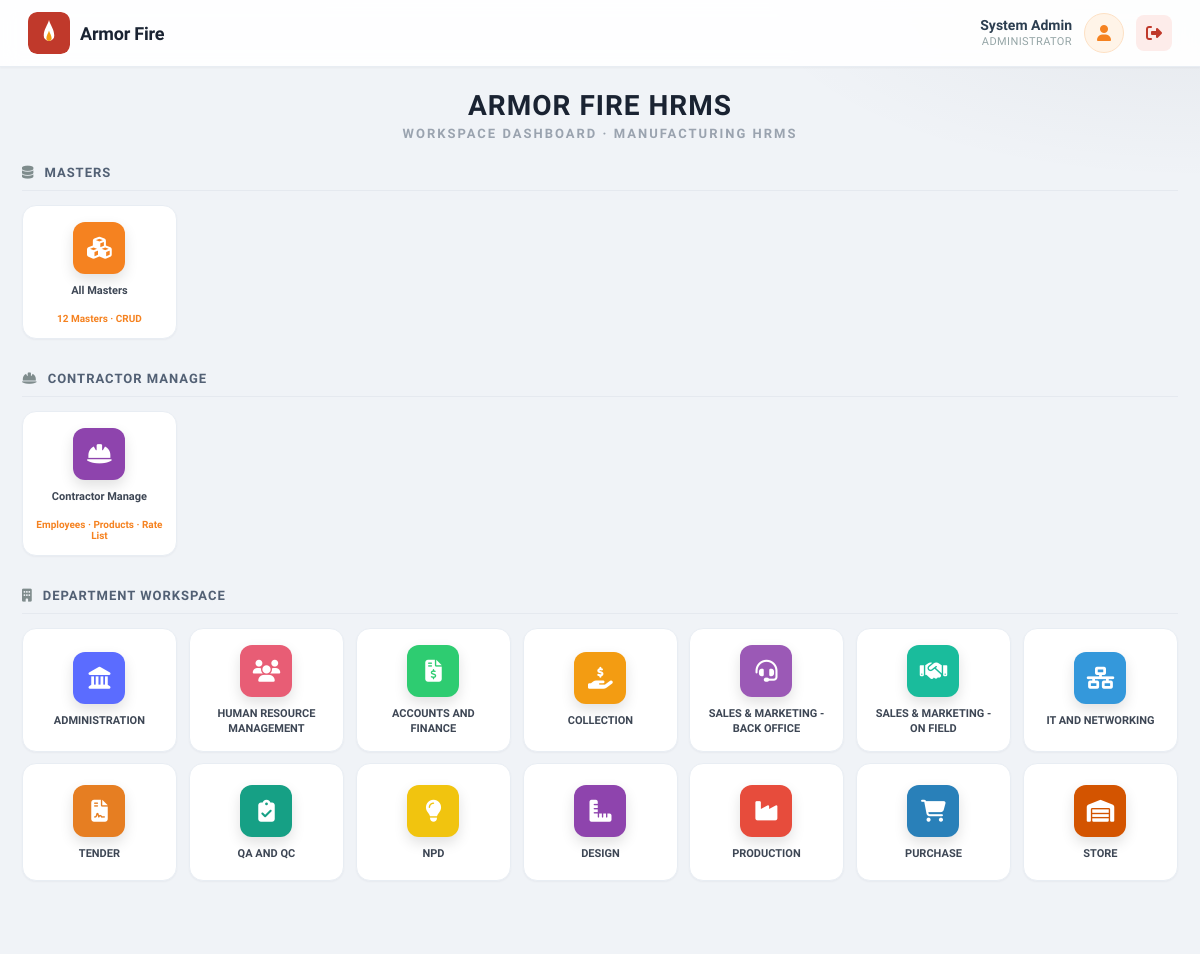
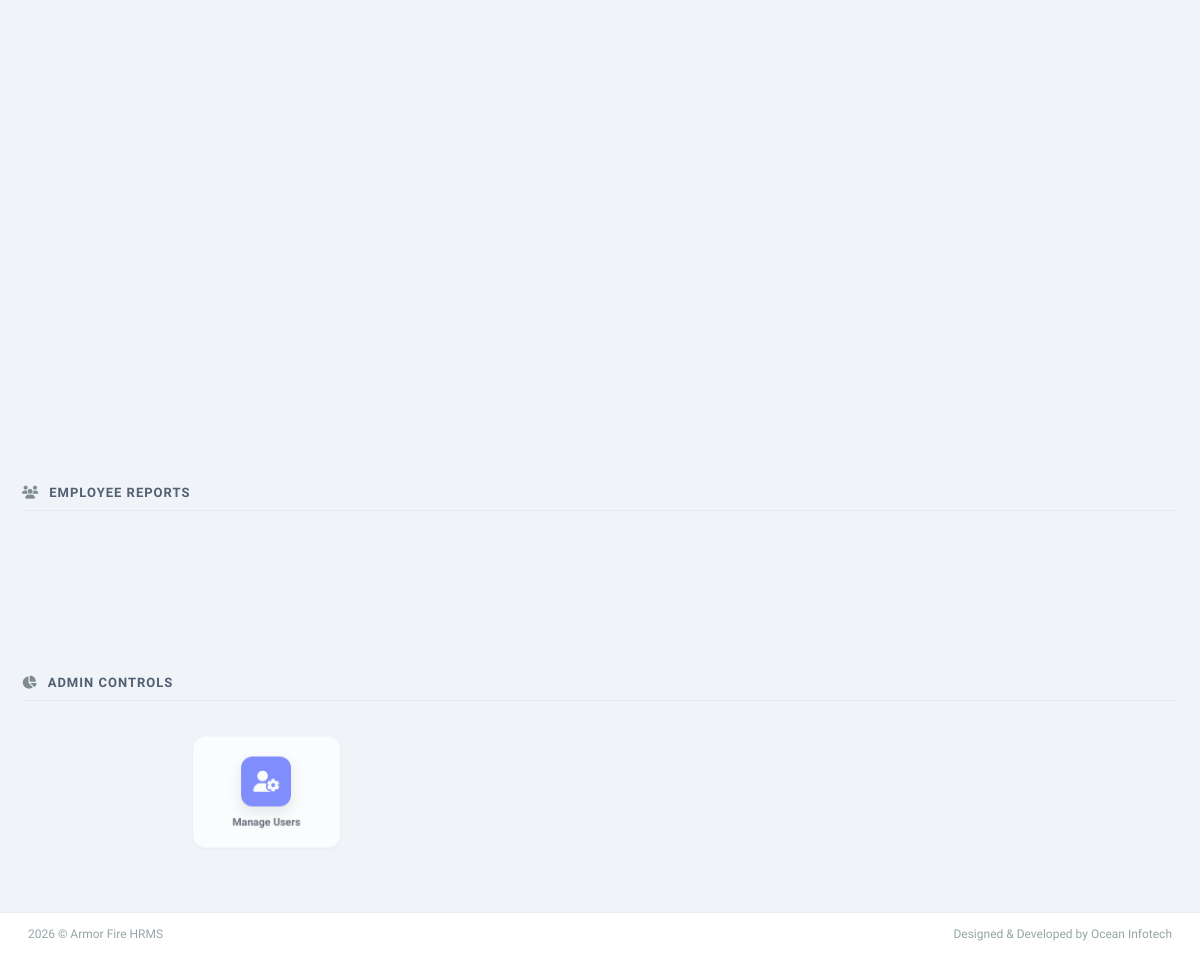
/dashboard.php (signed in), run on the app's committed database (2 pictures, top to bottom).
### tables this page shows
CREATE TABLE IF NOT EXISTS departments (
    id INT AUTO_INCREMENT PRIMARY KEY,
    department_name VARCHAR(150) NOT NULL,
    icon_class VARCHAR(80) NOT NULL DEFAULT 'fa-building',
    icon_color VARCHAR(20) NOT NULL DEFAULT '#4A90E2',
    sort_order INT NOT NULL DEFAULT 0,
    status TINYINT(1) NOT NULL DEFAULT 1 COMMENT '1=Active, 0=Inactive',
    created_at TIMESTAMP DEFAULT CURRENT_TIMESTAMP
);

### config/app.php (called while the page is built, shortened)
<?php
function app_url($path = '')
{
    $path = ltrim((string) $path, '/');
    return APP_BASE . '/' . $path;
}

### includes/settings.php (called while the page is built, shortened)
<?php
function ensureCompanySettingsSchema($conn)
{
    $conn->query(
        "CREATE TABLE IF NOT EXISTS company_settings (
            id INT PRIMARY KEY DEFAULT 1,
            company_name VARCHAR(150) NOT NULL DEFAULT 'Armor Fire',
            company_logo VARCHAR(255) DEFAULT NULL,
            login_logo VARCHAR(255) DEFAULT NULL,
            dashboard_logo VARCHAR(255) DEFAULT NULL,
            updated_at TIMESTAMP DEFAULT CURRENT_TIMESTAMP ON UPDATE CURRENT_TIMESTAMP
        ) ENGINE=InnoDB"
    );
    $cols = [];
    $res = $conn->query("SHOW COLUMNS FROM company_settings");
    if ($res) {
        while ($row = $res->fetch_assoc()) {
            $cols[] = $row['Field'];
        }
    }
}
function getCompanySettings()
{
    static $settings = null;
    if ($settings !== null) {
        return $settings;
    }
    $defaultLogo = 'assets/images/logo-placeholder.svg';
    $settings = [
        'company_name'   => 'Armor Fire',
        'login_logo'     => $defaultLogo,
        'dashboard_logo' => $defaultLogo,
        'company_logo'   => $defaultLogo,
    ];
    $conn = @getDBConnection();
    ensureCompanySettingsSchema($conn);
    $result = $conn->query(
        "SELECT company_name, company_logo, login_logo, dashboard_logo
         FROM company_settings WHERE id = 1 LIMIT 1"
    );
    if ($result && $row = $result->fetch_assoc()) {
        if (!empty($row['company_name'])) {
            $settings['company_name'] = $row['company_name'];
        }
    }
    return $settings;
}
function getDashboardLogo()
{
    $settings = getCompanySettings();
    return $settings['dashboard_logo'];
}
function getCompanyName()
{
    $settings = getCompanySettings();
    return $settings['company_name'];
}

### includes/auth.php (called while the page is built, shortened)
<?php
function isAdmin()
{
    return isset($_SESSION['role']) && $_SESSION['role'] === 'admin';
}
function getUserName()
{
    return isset($_SESSION['full_name']) ? $_SESSION['full_name'] : 'User';
}
function getUserRoleLabel()
{
    if ($_SESSION['role'] === 'admin') {
        return 'ADMINISTRATOR';
    }
    return strtoupper((string) $_SESSION['role']);
}

### dashboard.php (the view, shortened to what this page needs)
<?php
require_once __DIR__ . '/config/app.php';
require_once __DIR__ . '/includes/header.php';
$conn = getDBConnection();
$sql = "SELECT id, department_name, icon_class, icon_color, sort_order
        FROM departments
        WHERE status = 1
        ORDER BY sort_order ASC, department_name ASC";
$result = $conn->query($sql);
$departments = [];
if ($result) {
    while ($row = $result->fetch_assoc()) {
        $departments[] = $row;
    }
}
?>
<main class="dashboard-main">
    <div class="dashboard-title-block">
        <h1><?php echo strtoupper(htmlspecialchars(getCompanyName())); ?> HRMS</h1>
        <p>WORKSPACE DASHBOARD · MANUFACTURING HRMS</p>
    </div>
    <section class="module-section">
        <div class="section-heading">
            <i class="fa-solid fa-database"></i>
            <span>MASTERS</span>
        </div>
        <div class="module-grid module-grid-sm">
            <a href="<?php echo app_url('masters/index.php'); ?>" class="module-card masters-entry-card" title="All Masters">
                <div class="module-icon" style="background-color: #F58220;">
                    <i class="fa-solid fa-cubes"></i>
                </div>
                <div class="module-label">All Masters</div>
                <div class="module-meta"><?php echo count(getMastersConfig()); ?> Masters · CRUD</div>
            </a>
        </div>
    </section>
    <section class="module-section">
        <div class="section-heading">
            <i class="fa-solid fa-helmet-safety"></i>
            <span>CONTRACTOR MANAGE</span>
        </div>
        <div class="module-grid module-grid-sm">
            <a href="<?php echo app_url('contractor/index.php'); ?>" class="module-card masters-entry-card" title="Contractor Manage">
                <div class="module-icon" style="background-color: #8E44AD;">
                    <i class="fa-solid fa-helmet-safety"></i>
                </div>
                <div class="module-label">Contractor Manage</div>
                <div class="module-meta">Employees · Products · Rate List</div>
            </a>
        </div>
    </section>
    <section class="module-section" id="department-workspace">
        <div class="section-heading">
            <i class="fa-solid fa-building"></i>
            <span>DEPARTMENT WORKSPACE</span>
        </div>
        <div class="module-grid">
            <?php if (count($departments) === 0): ?>
                <p class="empty-msg">No departments found. Please import the SQL file.</p>
            <?php else: ?>
                <?php foreach ($departments as $dept): ?>
                    <a href="<?php echo app_url('department.php?id=' . (int) $dept['id']); ?>" class="module-card" title="<?php echo htmlspecialchars($dept['department_name']); ?>">
                        <div class="module-icon" style="background-color: <?php echo htmlspecialchars($dept['icon_color']); ?>;">
                            <i class="fa-solid <?php echo htmlspecialchars($dept['icon_class']); ?>"></i>
                        </div>
                        <div class="module-label">
                            <?php echo htmlspecialchars($dept['department_name']); ?>
                        </div>
                    </a>
                <?php endforeach; ?>
            <?php endif; ?>
        </div>
    </section>
    <section class="module-section">
        <div class="section-heading">
            <i class="fa-solid fa-users"></i>
            <span>EMPLOYEE REPORTS</span>
        </div>
        <div class="module-grid module-grid-sm">
        </div>
    </section>
    <?php if (isAdmin()): ?>
    <section class="module-section">
        <div class="section-heading">
            <i class="fa-solid fa-chart-pie"></i>
            <span>ADMIN CONTROLS</span>
        </div>
        <div class="module-grid module-grid-sm">
            <a href="#" class="module-card disabled-card" title="Coming soon">
                <div class="module-icon" style="background-color: #5B6CFF;">
                    <i class="fa-solid fa-user-gear"></i>
                </div>
                <div class="module-label">Manage Users</div>
            </a>
        </div>
    </section>
    <?php endif; ?>
</main>
<?php require_once __DIR__ . '/includes/footer.php'; ?>

### includes/header.php (shortened to what this page needs)
<?php
require_once __DIR__ . '/../config/app.php';
require_once __DIR__ . '/auth.php';
require_once __DIR__ . '/settings.php';
$companyName = getCompanyName();
$companyLogo = getDashboardLogo();
$logoSrc = $companyLogo;
if ($logoSrc && strpos($logoSrc, 'http') !== 0 && strpos($logoSrc, '/') !== 0) {
    $logoSrc = app_url($logoSrc);
}
?>
<!DOCTYPE html>
<html lang="en">
<head>
    <link rel="stylesheet" href="https://cdnjs.cloudflare.com/ajax/libs/font-awesome/6.5.1/css/all.min.css">
    <link rel="stylesheet" href="<?php echo app_url('assets/css/style.css'); ?>">
    <link rel="stylesheet" href="https://cdnjs.cloudflare.com/ajax/libs/select2/4.0.13/css/select2.min.css">
</head>
<body<?php echo !empty($useSidebar) ? ' class="has-app-sidebar"' : ''; ?>>
    <header class="top-header anim-header">
        <div class="header-left">
            <a href="<?php echo app_url('dashboard.php'); ?>" class="brand">
                <img src="<?php echo htmlspecialchars($logoSrc); ?>"
                     alt="<?php echo htmlspecialchars($companyName); ?>"
                     class="brand-logo"
                     onerror="this.src='<?php echo app_url('assets/images/logo-placeholder.svg'); ?>'">
                <span class="brand-text"><?php echo htmlspecialchars($companyName); ?></span>
            </a>
        </div>
        <div class="header-right">
            <div class="user-info">
                <div class="user-text">
                    <span class="user-name"><?php echo htmlspecialchars(getUserName()); ?></span>
                    <span class="user-role"><?php echo htmlspecialchars(getUserRoleLabel()); ?></span>
                </div>
                <div class="user-avatar">
                    <i class="fa-solid fa-user"></i>
                </div>
                <a href="<?php echo app_url('logout.php'); ?>" class="logout-btn" title="Logout">
                    <i class="fa-solid fa-right-from-bracket"></i>
                </a>
            </div>
        </div>
    </header>

### includes/footer.php (shortened to what this page needs)
<?php
require_once __DIR__ . '/../config/app.php';
?>
    <footer class="page-footer">
        <div class="footer-left">2026 &copy; Armor Fire HRMS</div>
        <div class="footer-right">Designed &amp; Developed by Ocean Infotech</div>
    </footer>
</body>
</html>

### data on the page
departments: department_name "ADMINISTRATION"
departments: department_name "HUMAN RESOURCE MANAGEMENT"
departments: department_name "ACCOUNTS AND FINANCE"
departments: department_name "COLLECTION"
departments: department_name "SALES & MARKETING - BACK OFFICE"
departments: department_name "SALES & MARKETING - ON FIELD"
departments: department_name "IT AND NETWORKING"
departments: department_name "TENDER"
departments: department_name "QA AND QC"
departments: department_name "NPD"
departments: department_name "DESIGN"
departments: department_name "PRODUCTION"
departments: department_name "PURCHASE"
departments: department_name "STORE"

### other printed values
$companyName "Armor Fire"
getUserName() "System Admin"
getUserRoleLabel() "ADMINISTRATOR"
getCompanyName() "ARMOR FIRE"
count(getMastersConfig()) "12"
